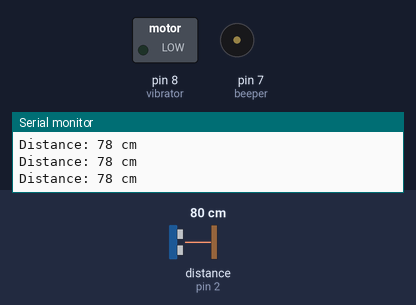
Bench run of a sketch on a simulated Arduino Uno, built with avr-gcc and run on an emulated ATmega328P. Parts: switched loads named in the sketch (green lamp = pin HIGH), buzzer (waves = sounding, pin HIGH), the last lines printed to the serial monitor. Wiring (inferred from the names in the program): ultrasonic range finder: trigger pin 3; echo pin 2. The inputs (shaded band) are chosen by the test bench; at power-on: distance to the obstacle (sensor on pin 2) 80 cm. The echo pulse lasts 58.3 µs per cm; pins used as bus, display or sensor lines are not drawn.

Above: at 1.2 s.
1.3 s: distance to the obstacle (sensor on pin 2) set to 73 cm
4.3 s: distance to the obstacle (sensor on pin 2) set to 67 cm
At 4.9 s:
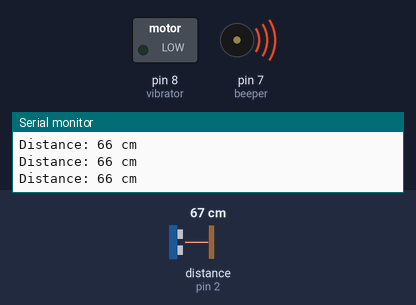
5.8 s: distance to the obstacle (sensor on pin 2) set to 33 cm
8.8 s: distance to the obstacle (sensor on pin 2) set to 27 cm
At 9.8 s:
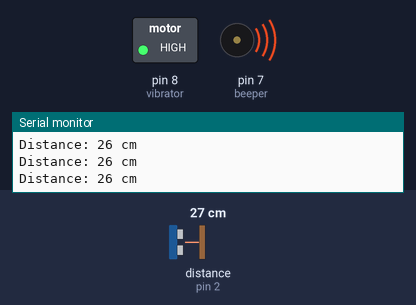
10.3 s: distance to the obstacle (sensor on pin 2) set to 35 cm
At 11.1 s:
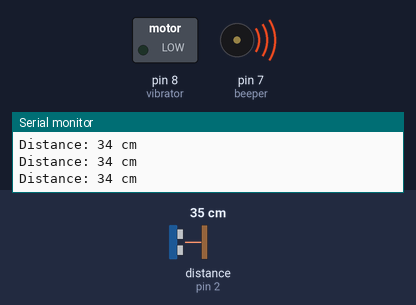
13.3 s: distance to the obstacle (sensor on pin 2) set to 2 cm
At 14.1 s:
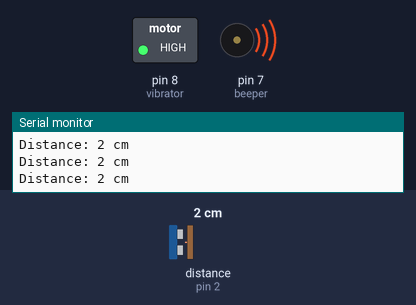
Timing chart, 0 to 15.8 s (numbered marks = the images above; inputs shaded):
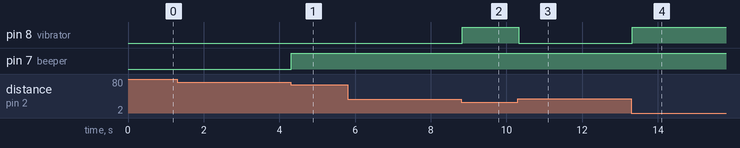

The sketch:

sketch_sep30a.ino
```cpp
// ---------------------------------------------------------------- //
// Arduino Ultrasoninc Sensor HC-SR04
// Re-writed by Arbi Abdul Jabbaar
// Using Arduino IDE 1.8.7
// Using HC-SR04 Module
// Tested on 17 September 2019
// ---------------------------------------------------------------- //

#define echoPin 2 // attach pin D2 Arduino to pin Echo of HC-SR04
#define trigPin 3 //attach pin D3 Arduino to pin Trig of HC-SR04
#define beeper 7
#define vibrator 8

#
// defines variables
long duration; // variable for the duration of sound wave travel
int distance; // variable for the distance measurement

void setup() {
  pinMode(beeper,OUTPUT);
  pinMode(vibrator,OUTPUT);
  pinMode(trigPin, OUTPUT); // Sets the trigPin as an OUTPUT
  pinMode(echoPin, INPUT); // Sets the echoPin as an INPUT
  Serial.begin(9600); // // Serial Communication is starting with 9600 of baudrate speed
  Serial.println("Ultrasonic Sensor HC-SR04 Test"); // print some text in Serial Monitor
  Serial.println("with Arduino UNO R3");
}
void loop() {

  // Clears the trigPin condition
  digitalWrite(trigPin, LOW);
  delayMicroseconds(2);
  // Sets the trigPin HIGH (ACTIVE) for 10 microseconds
  digitalWrite(trigPin, HIGH);
  delayMicroseconds(10);
  digitalWrite(trigPin, LOW);
  // Reads the echoPin, returns the sound wave travel time in microseconds
  duration = pulseIn(echoPin, HIGH);
  // Calculating the distance
  distance = duration * 0.034 / 2; // Speed of sound wave divided by 2 (go and back)
  // Displays the distance on the Serial Monitor
  Serial.print("Distance: ");
  Serial.print(distance);
  Serial.println(" cm");

    if (distance < 70)
    {
      if (distance > 30)
      {
      digitalWrite(beeper,HIGH);
      digitalWrite(vibrator,LOW);
      }
      else if (distance < 30)
      {
        digitalWrite(vibrator,HIGH);
        digitalWrite(beeper,HIGH);

      }
    }
    else if (distance > 70)
    {
      digitalWrite(vibrator,LOW);
        digitalWrite(beeper,LOW);
    }


  }
```

Measured:
- the behaviour switches between 71 and 70 cm on distance to the obstacle (sensor on pin 2) (found by bisection; images 0 and 1)
- the behaviour switches between 31 and 30 cm on distance to the obstacle (sensor on pin 2) (found by bisection; images 1 and 2)
- after the input at 4.3 s, pin 7 (beeper): LOW → HIGH at once
- after the input at 8.8 s, pin 8 (vibrator): LOW → HIGH at once
- after the input at 10.3 s, pin 8 (vibrator): HIGH → LOW at once
- after the input at 13.3 s, pin 8 (vibrator): LOW → HIGH at once
